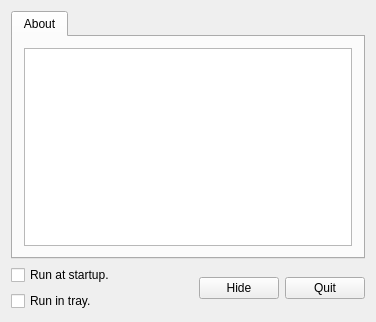
<?xml version="1.0" encoding="UTF-8"?>
<ui version="4.0">
 <class>MakeRT</class>
 <widget class="QWidget" name="MakeRT">
  <property name="geometry">
   <rect>
    <x>0</x>
    <y>0</y>
    <width>376</width>
    <height>322</height>
   </rect>
  </property>
  <property name="windowTitle">
   <string>MakeRT</string>
  </property>
  <property name="locale">
   <locale language="English" country="UnitedStates"/>
  </property>
  <layout class="QGridLayout" name="gridLayout">
   <item row="0" column="0">
    <widget class="QTabWidget" name="tabWidget">
     <property name="currentIndex">
      <number>0</number>
     </property>
     <widget class="QWidget" name="tab">
      <attribute name="title">
       <string>About</string>
      </attribute>
      <layout class="QGridLayout" name="gridLayout_2">
       <item row="0" column="0">
        <widget class="QTextBrowser" name="about">
         <property name="openExternalLinks">
          <bool>true</bool>
         </property>
         <property name="openLinks">
          <bool>false</bool>
         </property>
        </widget>
       </item>
      </layout>
     </widget>
    </widget>
   </item>
   <item row="1" column="0">
    <layout class="QHBoxLayout" name="horizontalLayout_2">
     <item>
      <layout class="QVBoxLayout" name="verticalLayout">
       <item>
        <widget class="QCheckBox" name="startup">
         <property name="text">
          <string>Run at startup.</string>
         </property>
        </widget>
       </item>
       <item>
        <widget class="QCheckBox" name="tray">
         <property name="text">
          <string>Run in tray.</string>
         </property>
        </widget>
       </item>
      </layout>
     </item>
     <item>
      <spacer name="horizontalSpacer">
       <property name="orientation">
        <enum>Qt::Horizontal</enum>
       </property>
       <property name="sizeHint" stdset="0">
        <size>
         <width>40</width>
         <height>20</height>
        </size>
       </property>
      </spacer>
     </item>
     <item>
      <layout class="QVBoxLayout" name="verticalLayout_2">
       <item>
        <layout class="QHBoxLayout" name="horizontalLayout">
         <item>
          <widget class="QPushButton" name="hide">
           <property name="text">
            <string>Hide</string>
           </property>
          </widget>
         </item>
         <item>
          <widget class="QPushButton" name="quit">
           <property name="text">
            <string>Quit</string>
           </property>
          </widget>
         </item>
        </layout>
       </item>
      </layout>
     </item>
    </layout>
   </item>
  </layout>
 </widget>
 <layoutdefault spacing="6" margin="11"/>
 <tabstops>
  <tabstop>tabWidget</tabstop>
  <tabstop>about</tabstop>
  <tabstop>startup</tabstop>
  <tabstop>tray</tabstop>
  <tabstop>hide</tabstop>
  <tabstop>quit</tabstop>
 </tabstops>
 <resources/>
 <connections>
  <connection>
   <sender>hide</sender>
   <signal>clicked()</signal>
   <receiver>MakeRT</receiver>
   <slot>hide()</slot>
   <hints>
    <hint type="sourcelabel">
     <x>264</x>
     <y>258</y>
    </hint>
    <hint type="destinationlabel">
     <x>264</x>
     <y>293</y>
    </hint>
   </hints>
  </connection>
 </connections>
</ui>
